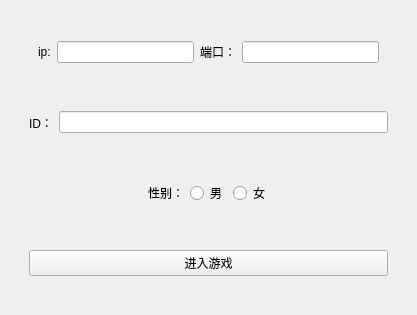
<?xml version="1.0" encoding="UTF-8"?>
<ui version="4.0">
 <class>LogIn</class>
 <widget class="QWidget" name="LogIn">
  <property name="geometry">
   <rect>
    <x>0</x>
    <y>0</y>
    <width>417</width>
    <height>315</height>
   </rect>
  </property>
  <property name="windowTitle">
   <string>Form</string>
  </property>
  <layout class="QVBoxLayout" name="verticalLayout_2">
   <item>
    <widget class="QWidget" name="widget" native="true">
     <layout class="QVBoxLayout" name="verticalLayout">
      <item>
       <widget class="QWidget" name="widget_5" native="true">
        <layout class="QHBoxLayout" name="horizontalLayout_4">
         <item>
          <widget class="QWidget" name="widget_6" native="true">
           <layout class="QHBoxLayout" name="horizontalLayout_5">
            <item>
             <widget class="QLabel" name="label_3">
              <property name="text">
               <string>ip:</string>
              </property>
             </widget>
            </item>
            <item>
             <widget class="QLineEdit" name="ip"/>
            </item>
            <item>
             <widget class="QLabel" name="label_4">
              <property name="text">
               <string>端口：</string>
              </property>
             </widget>
            </item>
            <item>
             <widget class="QLineEdit" name="port"/>
            </item>
           </layout>
          </widget>
         </item>
        </layout>
       </widget>
      </item>
      <item>
       <widget class="QWidget" name="widget_2" native="true">
        <layout class="QHBoxLayout" name="horizontalLayout_2">
         <item>
          <widget class="QLabel" name="label">
           <property name="text">
            <string>ID：</string>
           </property>
          </widget>
         </item>
         <item>
          <widget class="QLineEdit" name="playerName"/>
         </item>
        </layout>
       </widget>
      </item>
      <item>
       <widget class="QWidget" name="widget_3" native="true">
        <layout class="QHBoxLayout" name="horizontalLayout">
         <item>
          <spacer name="horizontalSpacer">
           <property name="orientation">
            <enum>Qt::Horizontal</enum>
           </property>
           <property name="sizeHint" stdset="0">
            <size>
             <width>40</width>
             <height>20</height>
            </size>
           </property>
          </spacer>
         </item>
         <item>
          <widget class="QLabel" name="label_2">
           <property name="text">
            <string>性别：</string>
           </property>
          </widget>
         </item>
         <item>
          <widget class="QRadioButton" name="isMan">
           <property name="text">
            <string>男</string>
           </property>
          </widget>
         </item>
         <item>
          <widget class="QRadioButton" name="isWoman">
           <property name="text">
            <string>女</string>
           </property>
          </widget>
         </item>
         <item>
          <spacer name="horizontalSpacer_2">
           <property name="orientation">
            <enum>Qt::Horizontal</enum>
           </property>
           <property name="sizeHint" stdset="0">
            <size>
             <width>40</width>
             <height>20</height>
            </size>
           </property>
          </spacer>
         </item>
        </layout>
       </widget>
      </item>
      <item>
       <widget class="QWidget" name="widget_4" native="true">
        <layout class="QHBoxLayout" name="horizontalLayout_3">
         <item>
          <widget class="QPushButton" name="play">
           <property name="text">
            <string>进入游戏</string>
           </property>
          </widget>
         </item>
        </layout>
       </widget>
      </item>
     </layout>
    </widget>
   </item>
  </layout>
 </widget>
 <resources/>
 <connections/>
</ui>
